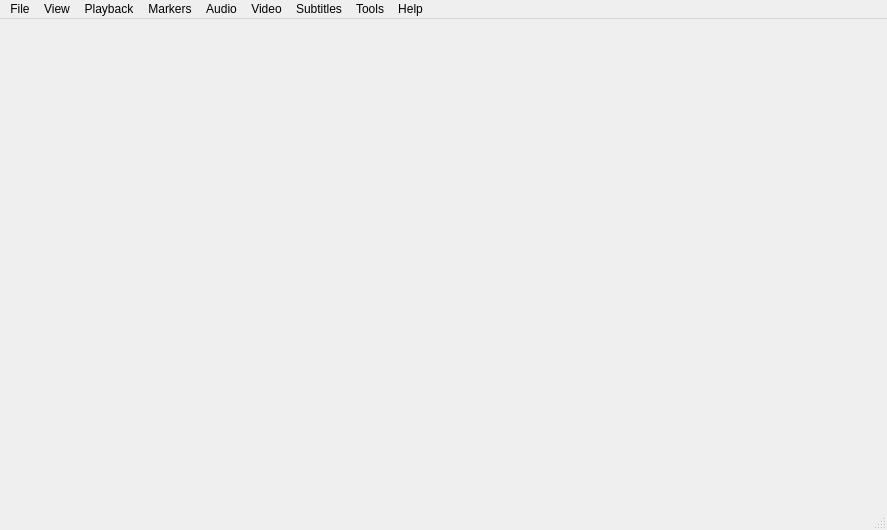
<?xml version="1.0" encoding="UTF-8"?>
<ui version="4.0">
 <class>VuraMainWindow</class>
 <widget class="QMainWindow" name="VuraMainWindow">
  <property name="geometry">
   <rect>
    <x>0</x>
    <y>0</y>
    <width>887</width>
    <height>530</height>
   </rect>
  </property>
  <property name="windowTitle">
   <string>VuraMainWindow</string>
  </property>
  <property name="windowIcon">
   <iconset>
    <normaloff>:/img/images/vura-white.png</normaloff>:/img/images/vura-white.png</iconset>
  </property>
  <widget class="QWidget" name="centralwidget">
   <property name="acceptDrops">
    <bool>true</bool>
   </property>
   <layout class="QVBoxLayout" name="verticalLayout_2">
    <property name="spacing">
     <number>0</number>
    </property>
    <property name="leftMargin">
     <number>0</number>
    </property>
    <property name="topMargin">
     <number>0</number>
    </property>
    <property name="rightMargin">
     <number>0</number>
    </property>
    <property name="bottomMargin">
     <number>0</number>
    </property>
    <item>
     <layout class="QVBoxLayout" name="verticalLayout">
      <property name="spacing">
       <number>0</number>
      </property>
     </layout>
    </item>
   </layout>
  </widget>
  <widget class="QMenuBar" name="menubar">
   <property name="geometry">
    <rect>
     <x>0</x>
     <y>0</y>
     <width>887</width>
     <height>33</height>
    </rect>
   </property>
   <widget class="QMenu" name="menuFile">
    <property name="title">
     <string>File</string>
    </property>
    <widget class="QMenu" name="menuFileOpenRecent">
     <property name="title">
      <string>Open Recent</string>
     </property>
     <addaction name="actionFileOpenRecentClear"/>
    </widget>
    <addaction name="actionFileOpenFile"/>
    <addaction name="actionFileOpenMultipleFiles"/>
    <addaction name="actionFileOpenFolder"/>
    <addaction name="actionFileOpenNetworkStream"/>
    <addaction name="menuFileOpenRecent"/>
    <addaction name="separator"/>
    <addaction name="actionFileClose"/>
    <addaction name="actionFileCloseAll"/>
    <addaction name="separator"/>
    <addaction name="actionFileOpenPlaylist"/>
    <addaction name="actionFileSavePlaylist"/>
    <addaction name="actionFileSavePlaylistAs"/>
    <addaction name="actionFileSaveACopy"/>
    <addaction name="separator"/>
    <addaction name="actionFileRenameCurrentFile"/>
    <addaction name="separator"/>
    <addaction name="actionFileConvertSave"/>
    <addaction name="actionFileStream"/>
    <addaction name="separator"/>
    <addaction name="actionFileEmergencyClose"/>
    <addaction name="separator"/>
    <addaction name="actionFileExit"/>
   </widget>
   <widget class="QMenu" name="menuView">
    <property name="title">
     <string>View</string>
    </property>
    <widget class="QMenu" name="menuViewToggleMarkers">
     <property name="title">
      <string>Toggle Markers</string>
     </property>
     <addaction name="actionViewToggleMarkersMarkers"/>
     <addaction name="actionViewToggleMarkersCumshotMarkers"/>
     <addaction name="actionViewToggleMarkersCyanMarkers"/>
     <addaction name="actionViewToggleMarkersDialogMarkers"/>
     <addaction name="actionViewToggleMarkersMagentaMarkers"/>
     <addaction name="actionViewToggleMarkersOrangeMarkers"/>
     <addaction name="actionViewToggleMarkersSceneMarkers"/>
     <addaction name="actionViewToggleMarkersStripMarkers"/>
    </widget>
    <addaction name="actionViewTogglePlaylist"/>
    <addaction name="actionViewToggleMarkerPanel"/>
    <addaction name="actionViewToggleVideoControls"/>
    <addaction name="actionViewToggleStatusBar"/>
    <addaction name="actionViewToggleVideoResolution"/>
    <addaction name="separator"/>
    <addaction name="menuViewToggleMarkers"/>
    <addaction name="separator"/>
    <addaction name="actionViewMediaInformation"/>
    <addaction name="separator"/>
    <addaction name="actionViewPreferences"/>
   </widget>
   <widget class="QMenu" name="menuPlayback">
    <property name="title">
     <string>Playback</string>
    </property>
    <widget class="QMenu" name="menuSpeed">
     <property name="title">
      <string>Speed</string>
     </property>
     <addaction name="actionPlaybackSpeedFaster"/>
     <addaction name="actionPlaybackSpeedFasterFine"/>
     <addaction name="actionPlaybackSpeedNormal"/>
     <addaction name="actionPlaybackSpeedSlowerFine"/>
     <addaction name="actionPlaybackSpeedSlower"/>
    </widget>
    <widget class="QMenu" name="menuJump_Forward">
     <property name="title">
      <string>Jump Forward</string>
     </property>
     <addaction name="actionPlaybackJumpForwardExtraLarge"/>
     <addaction name="actionPlaybackJumpForwardLarge"/>
     <addaction name="actionPlaybackJumpForwardMedium"/>
     <addaction name="actionPlaybackJumpForwardSmall"/>
     <addaction name="actionPlaybackJumpForwardExtraSmall"/>
    </widget>
    <widget class="QMenu" name="menuJump_Backward">
     <property name="title">
      <string>Jump Backward</string>
     </property>
     <addaction name="actionPlaybackJumpBackwardExtraLarge"/>
     <addaction name="actionPlaybackJumpBackwardLarge"/>
     <addaction name="actionPlaybackJumpBackwardMedium"/>
     <addaction name="actionPlaybackJumpBackwardSmall"/>
     <addaction name="actionPlaybackJumpBackwardExtraSmall"/>
    </widget>
    <widget class="QMenu" name="menuPlaybackMode">
     <property name="title">
      <string>Playback Mode</string>
     </property>
     <addaction name="actionPlaybackModeDoNotLoopPlaylist"/>
     <addaction name="actionPlaybackModeLoopPlaylist"/>
     <addaction name="actionPlaybackModeLoopCurrentTrack"/>
     <addaction name="actionPlaybackModeShuffle"/>
    </widget>
    <widget class="QMenu" name="menuPlaybackEngine">
     <property name="title">
      <string>Engine</string>
     </property>
    </widget>
    <addaction name="menuSpeed"/>
    <addaction name="separator"/>
    <addaction name="menuPlaybackMode"/>
    <addaction name="separator"/>
    <addaction name="menuPlaybackEngine"/>
    <addaction name="separator"/>
    <addaction name="actionPlaybackNextFrame"/>
    <addaction name="actionPlaybackPreviousFrame"/>
    <addaction name="separator"/>
    <addaction name="menuJump_Forward"/>
    <addaction name="menuJump_Backward"/>
    <addaction name="actionPlaybackJumpToSpecificTime"/>
    <addaction name="actionPlaybackJumpToEnd"/>
    <addaction name="separator"/>
    <addaction name="actionPlaybackTogglePlay"/>
    <addaction name="actionPlaybackNext"/>
    <addaction name="actionPlaybackPrevious"/>
    <addaction name="actionPlaybackRestartVideo"/>
   </widget>
   <widget class="QMenu" name="menuMarkers">
    <property name="title">
     <string>Markers</string>
    </property>
    <addaction name="actionMarkersMarkIn"/>
    <addaction name="actionMarkersMarkOut"/>
    <addaction name="separator"/>
    <addaction name="actionMarkersGoToIn"/>
    <addaction name="actionMarkersGoToOut"/>
    <addaction name="separator"/>
    <addaction name="actionMarkersClearIn"/>
    <addaction name="actionMarkersClearOut"/>
    <addaction name="actionMarkersClearInOut"/>
    <addaction name="separator"/>
    <addaction name="actionMarkersAddMarker"/>
    <addaction name="actionMarkersGoToNextMarker"/>
    <addaction name="actionMarkersGoToPreviousMarker"/>
    <addaction name="separator"/>
    <addaction name="actionMarkersClearMarkers"/>
    <addaction name="actionMarkersClearSelectedMarker"/>
    <addaction name="separator"/>
    <addaction name="actionMarkersEditSelectedMarker"/>
    <addaction name="separator"/>
    <addaction name="actionMarkersAddCumshotMarker"/>
    <addaction name="actionMarkersAddCyanMarker"/>
    <addaction name="actionMarkersAddDialogMarker"/>
    <addaction name="actionMarkersAddMagentaMarker"/>
    <addaction name="actionMarkersAddOrangeMarker"/>
    <addaction name="actionMarkersAddSceneMarker"/>
    <addaction name="actionMarkersAddStripMarker"/>
   </widget>
   <widget class="QMenu" name="menuAudio">
    <property name="title">
     <string>Audio</string>
    </property>
    <widget class="QMenu" name="menuAudioDevice">
     <property name="title">
      <string>Audio Device</string>
     </property>
    </widget>
    <widget class="QMenu" name="menuAudioTrack">
     <property name="enabled">
      <bool>true</bool>
     </property>
     <property name="title">
      <string>Audio Track</string>
     </property>
    </widget>
    <addaction name="menuAudioDevice"/>
    <addaction name="menuAudioTrack"/>
    <addaction name="separator"/>
    <addaction name="actionAudioVolumeUp"/>
    <addaction name="actionAudioVolumeDown"/>
    <addaction name="actionAudioToggleMute"/>
   </widget>
   <widget class="QMenu" name="menuVideo">
    <property name="title">
     <string>Video</string>
    </property>
    <widget class="QMenu" name="menuVideoTrack">
     <property name="enabled">
      <bool>true</bool>
     </property>
     <property name="title">
      <string>Video Track</string>
     </property>
    </widget>
    <widget class="QMenu" name="menuVideoZoom">
     <property name="title">
      <string>Zoom</string>
     </property>
     <addaction name="actionVideoZoom1_4_Quarter"/>
     <addaction name="actionVideoZoom1_2_Half"/>
     <addaction name="actionVideoZoom1_1_Original"/>
     <addaction name="actionVideoZoom2_1_Double"/>
    </widget>
    <widget class="QMenu" name="menuVideoAspectRatio">
     <property name="title">
      <string>Aspect Ratio</string>
     </property>
     <addaction name="actionVideoAspectRatioDefault"/>
     <addaction name="actionVideoAspectRatio16_9"/>
     <addaction name="actionVideoAspectRatio4_3"/>
     <addaction name="actionVideoAspectRatio1_1"/>
     <addaction name="actionVideoAspectRatio16_10"/>
     <addaction name="actionVideoAspectRatio2_21_1"/>
     <addaction name="actionVideoAspectRatio2_35_1"/>
     <addaction name="actionVideoAspectRatio2_39_1"/>
     <addaction name="actionVideoAspectRatio5_4"/>
    </widget>
    <widget class="QMenu" name="menuVideoCrop">
     <property name="title">
      <string>Crop</string>
     </property>
     <addaction name="actionVideoCropDefault"/>
     <addaction name="actionVideoCrop16_11"/>
     <addaction name="actionVideoCrop16_12"/>
     <addaction name="actionVideoCrop4_4"/>
     <addaction name="actionVideoCrop1_85_1"/>
     <addaction name="actionVideoCrop2_21_2"/>
     <addaction name="actionVideoCrop2_35_2"/>
     <addaction name="actionVideoCrop2_39_2"/>
     <addaction name="actionVideoCrop5_3"/>
     <addaction name="actionVideoCrop5_5"/>
     <addaction name="actionVideoCrop1_2"/>
    </widget>
    <addaction name="menuVideoTrack"/>
    <addaction name="separator"/>
    <addaction name="actionVideoFullscreen"/>
    <addaction name="separator"/>
    <addaction name="separator"/>
    <addaction name="menuVideoZoom"/>
    <addaction name="menuVideoAspectRatio"/>
    <addaction name="menuVideoCrop"/>
   </widget>
   <widget class="QMenu" name="menuSubtitles">
    <property name="title">
     <string>Subtitles</string>
    </property>
    <widget class="QMenu" name="menuSubtitleTrack">
     <property name="enabled">
      <bool>true</bool>
     </property>
     <property name="title">
      <string>Subtitle Track</string>
     </property>
    </widget>
    <addaction name="actionSubtitlesOpenSubtitlesFile"/>
    <addaction name="menuSubtitleTrack"/>
    <addaction name="separator"/>
    <addaction name="actionSubtitlesToggleSubtitles"/>
   </widget>
   <widget class="QMenu" name="menuTools">
    <property name="title">
     <string>Tools</string>
    </property>
    <addaction name="actionToolsMakeSubclip"/>
    <addaction name="actionToolsTakeSnapshot"/>
    <addaction name="separator"/>
    <addaction name="actionToolsTestFunction"/>
   </widget>
   <widget class="QMenu" name="menuHelp">
    <property name="title">
     <string>Help</string>
    </property>
    <widget class="QMenu" name="menuHelpLogFiles">
     <property name="title">
      <string>Log Files</string>
     </property>
     <addaction name="actionHelpViewCurrentLog"/>
     <addaction name="actionHelpShowLogFiles"/>
     <addaction name="separator"/>
     <addaction name="actionHelpUploadCurrentLogFile"/>
     <addaction name="actionHelpUploadPreviousLogFile"/>
    </widget>
    <widget class="QMenu" name="menuHelpCrashReports">
     <property name="title">
      <string>Crash Reports</string>
     </property>
     <addaction name="actionHelpShowCrashReports"/>
     <addaction name="actionHelpUploadPreviousCrashReport"/>
    </widget>
    <addaction name="actionHelp"/>
    <addaction name="actionHelpProvideFeedback"/>
    <addaction name="separator"/>
    <addaction name="menuHelpLogFiles"/>
    <addaction name="menuHelpCrashReports"/>
    <addaction name="separator"/>
    <addaction name="actionHelpCheckForUpdates"/>
    <addaction name="separator"/>
    <addaction name="actionHelpReleaseNotes"/>
    <addaction name="actionHelpAbout"/>
   </widget>
   <addaction name="menuFile"/>
   <addaction name="menuView"/>
   <addaction name="menuPlayback"/>
   <addaction name="menuMarkers"/>
   <addaction name="menuAudio"/>
   <addaction name="menuVideo"/>
   <addaction name="menuSubtitles"/>
   <addaction name="menuTools"/>
   <addaction name="menuHelp"/>
  </widget>
  <widget class="QStatusBar" name="statusBar"/>
  <action name="actionFileOpenFile">
   <property name="text">
    <string>Open File...</string>
   </property>
   <property name="shortcut">
    <string>O</string>
   </property>
  </action>
  <action name="actionPlay">
   <property name="text">
    <string>Play</string>
   </property>
  </action>
  <action name="actionPause">
   <property name="text">
    <string>Pause</string>
   </property>
  </action>
  <action name="actionPlaybackNext">
   <property name="text">
    <string>Next</string>
   </property>
   <property name="shortcut">
    <string>N</string>
   </property>
  </action>
  <action name="actionPlaybackPrevious">
   <property name="text">
    <string>Previous</string>
   </property>
   <property name="shortcut">
    <string>P</string>
   </property>
  </action>
  <action name="actionFileEmergencyClose">
   <property name="text">
    <string>Emergency Collapse</string>
   </property>
   <property name="shortcut">
    <string>C</string>
   </property>
  </action>
  <action name="actionPlaybackTogglePlay">
   <property name="text">
    <string>Play/Pause</string>
   </property>
   <property name="shortcut">
    <string>Space</string>
   </property>
  </action>
  <action name="actionViewPreferences">
   <property name="text">
    <string>Preferences</string>
   </property>
  </action>
  <action name="actionFileExit">
   <property name="text">
    <string>Exit</string>
   </property>
   <property name="shortcut">
    <string>Ctrl+Q</string>
   </property>
  </action>
  <action name="actionViewTogglePlaylist">
   <property name="checkable">
    <bool>true</bool>
   </property>
   <property name="text">
    <string>Toggle Playlist</string>
   </property>
   <property name="shortcut">
    <string>Ctrl+P</string>
   </property>
  </action>
  <action name="actionViewToggleVideoControls">
   <property name="checkable">
    <bool>true</bool>
   </property>
   <property name="text">
    <string>Toggle Video Controls</string>
   </property>
   <property name="shortcut">
    <string>Ctrl+V</string>
   </property>
  </action>
  <action name="actionPlaybackRestartVideo">
   <property name="text">
    <string>Restart</string>
   </property>
   <property name="shortcut">
    <string>R</string>
   </property>
  </action>
  <action name="actionAudioVolumeUp">
   <property name="text">
    <string>Volume Up</string>
   </property>
   <property name="shortcut">
    <string>Up</string>
   </property>
  </action>
  <action name="actionAudioVolumeDown">
   <property name="text">
    <string>Volume Down</string>
   </property>
   <property name="shortcut">
    <string>Down</string>
   </property>
  </action>
  <action name="actionAudioToggleMute">
   <property name="checkable">
    <bool>true</bool>
   </property>
   <property name="text">
    <string>Toggle Mute</string>
   </property>
   <property name="shortcut">
    <string>Ctrl+M</string>
   </property>
  </action>
  <action name="actiona">
   <property name="text">
    <string>a</string>
   </property>
  </action>
  <action name="actiona_2">
   <property name="text">
    <string>a</string>
   </property>
  </action>
  <action name="actionVideoFullscreen">
   <property name="text">
    <string>Fullscreen</string>
   </property>
   <property name="shortcut">
    <string>F</string>
   </property>
  </action>
  <action name="actiona_3">
   <property name="text">
    <string>a</string>
   </property>
  </action>
  <action name="actionToolsTestFunction">
   <property name="text">
    <string>Test Function</string>
   </property>
   <property name="shortcut">
    <string>T</string>
   </property>
  </action>
  <action name="actionHelp">
   <property name="text">
    <string>Help</string>
   </property>
   <property name="shortcut">
    <string>F1</string>
   </property>
  </action>
  <action name="actionHelpProvideFeedback">
   <property name="text">
    <string>Provide Feedback</string>
   </property>
  </action>
  <action name="actionHelpCheckForUpdates">
   <property name="text">
    <string>Check for Updates...</string>
   </property>
  </action>
  <action name="actionWhat_s_New">
   <property name="text">
    <string>What's New</string>
   </property>
  </action>
  <action name="actionHelpReleaseNotes">
   <property name="text">
    <string>Release Notes</string>
   </property>
  </action>
  <action name="actionHelpAbout">
   <property name="text">
    <string>About</string>
   </property>
  </action>
  <action name="actionHelpViewCurrentLog">
   <property name="text">
    <string>View Current Log</string>
   </property>
   <property name="shortcut">
    <string>Ctrl+L</string>
   </property>
  </action>
  <action name="actionHelpShowLogFiles">
   <property name="text">
    <string>Show Log Files</string>
   </property>
  </action>
  <action name="actionHelpUploadCurrentLogFile">
   <property name="text">
    <string>Upload Current Log File</string>
   </property>
  </action>
  <action name="actionHelpUploadPreviousLogFile">
   <property name="text">
    <string>Upload Previous Log File</string>
   </property>
  </action>
  <action name="actionHelpShowCrashReports">
   <property name="text">
    <string>Show Crash Reports</string>
   </property>
  </action>
  <action name="actionHelpUploadPreviousCrashReport">
   <property name="text">
    <string>Upload Previous Crash Report</string>
   </property>
  </action>
  <action name="actionFileOpenMultipleFiles">
   <property name="text">
    <string>Open Multiple Files...</string>
   </property>
   <property name="shortcut">
    <string>Ctrl+O</string>
   </property>
  </action>
  <action name="actionFileOpenFolder">
   <property name="text">
    <string>Open Folder...</string>
   </property>
   <property name="shortcut">
    <string>Ctrl+F</string>
   </property>
  </action>
  <action name="actionFileOpenNetworkStream">
   <property name="text">
    <string>Open Network Stream...</string>
   </property>
   <property name="shortcut">
    <string>Ctrl+N</string>
   </property>
  </action>
  <action name="actionFileOpenRecentClear">
   <property name="text">
    <string>Clear</string>
   </property>
  </action>
  <action name="actionFileClose">
   <property name="text">
    <string>Close</string>
   </property>
   <property name="shortcut">
    <string>Alt+A</string>
   </property>
  </action>
  <action name="actionFileCloseAll">
   <property name="text">
    <string>Close All</string>
   </property>
   <property name="shortcut">
    <string>Ctrl+Shift+A</string>
   </property>
  </action>
  <action name="actionFileSave">
   <property name="text">
    <string>Save</string>
   </property>
   <property name="shortcut">
    <string>Ctrl+S</string>
   </property>
  </action>
  <action name="actionFileSavePlaylistAs">
   <property name="text">
    <string>Save Playlist As...</string>
   </property>
   <property name="shortcut">
    <string>Ctrl+Shift+S</string>
   </property>
  </action>
  <action name="actionFileSavePlaylist">
   <property name="text">
    <string>Save Playlist</string>
   </property>
  </action>
  <action name="actionFileSaveACopy">
   <property name="text">
    <string>Save A Copy...</string>
   </property>
   <property name="shortcut">
    <string>Ctrl+Alt+S</string>
   </property>
  </action>
  <action name="actionFileRenameCurrentFile">
   <property name="text">
    <string>Rename Current File...</string>
   </property>
  </action>
  <action name="actionFileConvertSave">
   <property name="text">
    <string>Convert/Save...</string>
   </property>
  </action>
  <action name="actionFileStream">
   <property name="text">
    <string>Stream...</string>
   </property>
  </action>
  <action name="actionExport">
   <property name="text">
    <string>Export</string>
   </property>
  </action>
  <action name="actionPreferences_2">
   <property name="text">
    <string>Preferences</string>
   </property>
  </action>
  <action name="actionCaptions">
   <property name="text">
    <string>Captions...</string>
   </property>
  </action>
  <action name="actionMarkers">
   <property name="text">
    <string>Markers...</string>
   </property>
  </action>
  <action name="actionViewMediaInformation">
   <property name="text">
    <string>Media Information</string>
   </property>
  </action>
  <action name="actionViewShowVideoResolutionInTitlebar">
   <property name="checkable">
    <bool>true</bool>
   </property>
   <property name="text">
    <string>Show Video Resolution in Titlebar</string>
   </property>
  </action>
  <action name="actionViewToggleMarkersMarkers">
   <property name="checkable">
    <bool>true</bool>
   </property>
   <property name="checked">
    <bool>true</bool>
   </property>
   <property name="text">
    <string>Markers</string>
   </property>
  </action>
  <action name="actionViewToggleMarkersCumshotMarkers">
   <property name="checkable">
    <bool>true</bool>
   </property>
   <property name="checked">
    <bool>true</bool>
   </property>
   <property name="text">
    <string>Cumshot Markers</string>
   </property>
  </action>
  <action name="actionViewToggleMarkersCyanMarkers">
   <property name="checkable">
    <bool>true</bool>
   </property>
   <property name="checked">
    <bool>true</bool>
   </property>
   <property name="text">
    <string>Cyan Markers</string>
   </property>
  </action>
  <action name="actionViewToggleMarkersDialogMarkers">
   <property name="checkable">
    <bool>true</bool>
   </property>
   <property name="checked">
    <bool>true</bool>
   </property>
   <property name="text">
    <string>Dialog Markers</string>
   </property>
  </action>
  <action name="actionViewToggleMarkersMagentaMarkers">
   <property name="checkable">
    <bool>true</bool>
   </property>
   <property name="checked">
    <bool>true</bool>
   </property>
   <property name="text">
    <string>Magenta Markers</string>
   </property>
  </action>
  <action name="actionViewToggleMarkersOrangeMarkers">
   <property name="checkable">
    <bool>true</bool>
   </property>
   <property name="checked">
    <bool>true</bool>
   </property>
   <property name="text">
    <string>Orange Markers</string>
   </property>
  </action>
  <action name="actionViewToggleMarkersSceneMarkers">
   <property name="checkable">
    <bool>true</bool>
   </property>
   <property name="checked">
    <bool>true</bool>
   </property>
   <property name="text">
    <string>Scene Markers</string>
   </property>
  </action>
  <action name="actionViewToggleMarkersStripMarkers">
   <property name="checkable">
    <bool>true</bool>
   </property>
   <property name="checked">
    <bool>true</bool>
   </property>
   <property name="text">
    <string>Strip Markers</string>
   </property>
  </action>
  <action name="actionPlaybackSpeedFaster">
   <property name="text">
    <string>Faster</string>
   </property>
   <property name="shortcut">
    <string>+</string>
   </property>
  </action>
  <action name="actionPlaybackSpeedFasterFine">
   <property name="text">
    <string>Faster (fine)</string>
   </property>
   <property name="shortcut">
    <string>Ctrl++</string>
   </property>
  </action>
  <action name="actionPlaybackSpeedNormal">
   <property name="text">
    <string>Normal</string>
   </property>
   <property name="shortcut">
    <string>=</string>
   </property>
  </action>
  <action name="actionPlaybackSpeedSlowerFine">
   <property name="text">
    <string>Slower (fine)</string>
   </property>
   <property name="shortcut">
    <string>Ctrl+-</string>
   </property>
  </action>
  <action name="actionPlaybackSpeedSlower">
   <property name="text">
    <string>Slower</string>
   </property>
   <property name="shortcut">
    <string>-</string>
   </property>
  </action>
  <action name="actionPlaybackNextFrame">
   <property name="text">
    <string>Next Frame</string>
   </property>
   <property name="shortcut">
    <string>]</string>
   </property>
  </action>
  <action name="actionPlaybackPreviousFrame">
   <property name="text">
    <string>Previous Frame</string>
   </property>
   <property name="shortcut">
    <string>[</string>
   </property>
  </action>
  <action name="actionPlaybackJumpToSpecificTime">
   <property name="text">
    <string>Jump to Specific Time...</string>
   </property>
   <property name="shortcut">
    <string>Ctrl+T</string>
   </property>
  </action>
  <action name="actionPlaybackJumpToEnd">
   <property name="text">
    <string>Jump to End</string>
   </property>
  </action>
  <action name="actionPlaybackJumpForwardExtraLarge">
   <property name="text">
    <string>Extra Large</string>
   </property>
   <property name="shortcut">
    <string>2</string>
   </property>
  </action>
  <action name="actionPlaybackJumpForwardLarge">
   <property name="text">
    <string>Large</string>
   </property>
   <property name="shortcut">
    <string>W</string>
   </property>
  </action>
  <action name="actionPlaybackJumpForwardMedium">
   <property name="text">
    <string>Medium</string>
   </property>
   <property name="shortcut">
    <string>S</string>
   </property>
  </action>
  <action name="actionPlaybackJumpForwardSmall">
   <property name="text">
    <string>Small</string>
   </property>
   <property name="shortcut">
    <string>X</string>
   </property>
  </action>
  <action name="actionPlaybackJumpForwardExtraSmall">
   <property name="text">
    <string>Extra Small</string>
   </property>
   <property name="shortcut">
    <string>.</string>
   </property>
  </action>
  <action name="actionPlaybackJumpBackwardExtraLarge">
   <property name="text">
    <string>Extra Large</string>
   </property>
   <property name="shortcut">
    <string>1</string>
   </property>
  </action>
  <action name="actionPlaybackJumpBackwardLarge">
   <property name="text">
    <string>Large</string>
   </property>
   <property name="shortcut">
    <string>Q</string>
   </property>
  </action>
  <action name="actionPlaybackJumpBackwardMedium">
   <property name="text">
    <string>Medium</string>
   </property>
   <property name="shortcut">
    <string>A</string>
   </property>
  </action>
  <action name="actionPlaybackJumpBackwardSmall">
   <property name="text">
    <string>Small</string>
   </property>
   <property name="shortcut">
    <string>Z</string>
   </property>
  </action>
  <action name="actionPlaybackJumpBackwardExtraSmall">
   <property name="text">
    <string>Extra Small</string>
   </property>
   <property name="shortcut">
    <string>,</string>
   </property>
  </action>
  <action name="actionMarkersMarkIn">
   <property name="text">
    <string>Mark In</string>
   </property>
  </action>
  <action name="actionMarkersMarkOut">
   <property name="text">
    <string>Mark Out</string>
   </property>
  </action>
  <action name="actionMarkersGoToIn">
   <property name="text">
    <string>Go to In</string>
   </property>
  </action>
  <action name="actionMarkersGoToOut">
   <property name="text">
    <string>Go to Out</string>
   </property>
  </action>
  <action name="actionMarkersClearIn">
   <property name="text">
    <string>Clear In</string>
   </property>
  </action>
  <action name="actionMarkersClearOut">
   <property name="text">
    <string>Clear Out</string>
   </property>
  </action>
  <action name="actionMarkersClearInOut">
   <property name="text">
    <string>Clear In &amp;&amp; Out</string>
   </property>
  </action>
  <action name="actionMarkersAddMarker">
   <property name="text">
    <string>Add Marker</string>
   </property>
   <property name="shortcut">
    <string>M</string>
   </property>
  </action>
  <action name="actionMarkersGoToNextMarker">
   <property name="text">
    <string>Go to Next Marker</string>
   </property>
   <property name="shortcut">
    <string>B</string>
   </property>
  </action>
  <action name="actionMarkersGoToPreviousMarker">
   <property name="text">
    <string>Go to Previous Marker</string>
   </property>
   <property name="shortcut">
    <string>V</string>
   </property>
  </action>
  <action name="actionMarkersClearMarkers">
   <property name="text">
    <string>Clear Markers</string>
   </property>
  </action>
  <action name="actionMarkersClearSelectedMarker">
   <property name="text">
    <string>Clear Selected Marker</string>
   </property>
  </action>
  <action name="actionMarkersEditSelectedMarker">
   <property name="text">
    <string>Edit Selected Marker...</string>
   </property>
  </action>
  <action name="actionMarkersAddCumshotMarker">
   <property name="text">
    <string>Add Cumshot Marker</string>
   </property>
   <property name="shortcut">
    <string>Ctrl+3</string>
   </property>
  </action>
  <action name="actionMarkersAddCyanMarker">
   <property name="text">
    <string>Add Cyan Marker</string>
   </property>
   <property name="shortcut">
    <string>Ctrl+5</string>
   </property>
  </action>
  <action name="actionMarkersAddDialogMarker">
   <property name="text">
    <string>Add Dialog Marker</string>
   </property>
   <property name="shortcut">
    <string>Ctrl+4</string>
   </property>
  </action>
  <action name="actionMarkersAddMagentaMarker">
   <property name="text">
    <string>Add Magenta Marker</string>
   </property>
   <property name="shortcut">
    <string>Ctrl+6</string>
   </property>
  </action>
  <action name="actionMarkersAddOrangeMarker">
   <property name="text">
    <string>Add Orange Marker</string>
   </property>
   <property name="shortcut">
    <string>Ctrl+7</string>
   </property>
  </action>
  <action name="actionMarkersAddSceneMarker">
   <property name="text">
    <string>Add Scene Marker</string>
   </property>
   <property name="shortcut">
    <string>Ctrl+1</string>
   </property>
  </action>
  <action name="actionMarkersAddStripMarker">
   <property name="text">
    <string>Add Strip Marker</string>
   </property>
   <property name="shortcut">
    <string>Ctrl+2</string>
   </property>
  </action>
  <action name="actionToolsTakeSnapshot">
   <property name="text">
    <string>Take Snapshot</string>
   </property>
  </action>
  <action name="actionSubtitlesOpenSubtitlesFile">
   <property name="text">
    <string>Open Subtitles File...</string>
   </property>
  </action>
  <action name="actiona_4">
   <property name="text">
    <string>a</string>
   </property>
  </action>
  <action name="actionSubtitlesToggleSubtitles">
   <property name="checkable">
    <bool>true</bool>
   </property>
   <property name="text">
    <string>Toggle Subtitles</string>
   </property>
  </action>
  <action name="actionToolsMakeSubclip">
   <property name="text">
    <string>Make Subclip</string>
   </property>
  </action>
  <action name="actionVideoZoom1_4_Quarter">
   <property name="checkable">
    <bool>true</bool>
   </property>
   <property name="text">
    <string>1:4 Quarter</string>
   </property>
  </action>
  <action name="actionVideoZoom1_2_Half">
   <property name="checkable">
    <bool>true</bool>
   </property>
   <property name="text">
    <string>1:2 Half</string>
   </property>
  </action>
  <action name="actionVideoZoom1_1_Original">
   <property name="checkable">
    <bool>true</bool>
   </property>
   <property name="text">
    <string>1:1 Original</string>
   </property>
  </action>
  <action name="actionVideoZoom2_1_Double">
   <property name="checkable">
    <bool>true</bool>
   </property>
   <property name="text">
    <string>2:1 Double</string>
   </property>
  </action>
  <action name="actionVideoAspectRatioDefault">
   <property name="checkable">
    <bool>true</bool>
   </property>
   <property name="text">
    <string>Default</string>
   </property>
  </action>
  <action name="actionVideoAspectRatio16_9">
   <property name="checkable">
    <bool>true</bool>
   </property>
   <property name="text">
    <string>16:9</string>
   </property>
  </action>
  <action name="actionVideoAspectRatio4_3">
   <property name="checkable">
    <bool>true</bool>
   </property>
   <property name="text">
    <string>4:3</string>
   </property>
  </action>
  <action name="actionVideoAspectRatio1_1">
   <property name="checkable">
    <bool>true</bool>
   </property>
   <property name="text">
    <string>1:1</string>
   </property>
  </action>
  <action name="actionVideoAspectRatio16_10">
   <property name="checkable">
    <bool>true</bool>
   </property>
   <property name="text">
    <string>16:10</string>
   </property>
  </action>
  <action name="actionVideoAspectRatio2_21_1">
   <property name="checkable">
    <bool>true</bool>
   </property>
   <property name="text">
    <string>2.21:1</string>
   </property>
  </action>
  <action name="actionVideoAspectRatio2_35_1">
   <property name="checkable">
    <bool>true</bool>
   </property>
   <property name="text">
    <string>2.35:1</string>
   </property>
  </action>
  <action name="actionVideoAspectRatio2_39_1">
   <property name="checkable">
    <bool>true</bool>
   </property>
   <property name="text">
    <string>2.39:1</string>
   </property>
  </action>
  <action name="actionVideoAspectRatio5_4">
   <property name="checkable">
    <bool>true</bool>
   </property>
   <property name="text">
    <string>5:4</string>
   </property>
  </action>
  <action name="actionVideoCropDefault">
   <property name="checkable">
    <bool>true</bool>
   </property>
   <property name="text">
    <string>Default</string>
   </property>
  </action>
  <action name="actionVideoCrop16_11">
   <property name="checkable">
    <bool>true</bool>
   </property>
   <property name="text">
    <string>16:10</string>
   </property>
  </action>
  <action name="actionVideoCrop16_12">
   <property name="checkable">
    <bool>true</bool>
   </property>
   <property name="text">
    <string>16:9</string>
   </property>
  </action>
  <action name="actionVideoCrop4_4">
   <property name="checkable">
    <bool>true</bool>
   </property>
   <property name="text">
    <string>4:3</string>
   </property>
  </action>
  <action name="actionVideoCrop1_85_1">
   <property name="checkable">
    <bool>true</bool>
   </property>
   <property name="text">
    <string>1.85:1</string>
   </property>
  </action>
  <action name="actionVideoCrop2_21_2">
   <property name="checkable">
    <bool>true</bool>
   </property>
   <property name="text">
    <string>2.21:1</string>
   </property>
  </action>
  <action name="actionVideoCrop2_35_2">
   <property name="checkable">
    <bool>true</bool>
   </property>
   <property name="text">
    <string>2.35:1</string>
   </property>
  </action>
  <action name="actionVideoCrop2_39_2">
   <property name="checkable">
    <bool>true</bool>
   </property>
   <property name="text">
    <string>2.39:1</string>
   </property>
  </action>
  <action name="actionVideoCrop5_3">
   <property name="checkable">
    <bool>true</bool>
   </property>
   <property name="text">
    <string>5:3</string>
   </property>
  </action>
  <action name="actionVideoCrop5_5">
   <property name="checkable">
    <bool>true</bool>
   </property>
   <property name="text">
    <string>5:4</string>
   </property>
  </action>
  <action name="actionVideoCrop1_2">
   <property name="checkable">
    <bool>true</bool>
   </property>
   <property name="text">
    <string>1:1</string>
   </property>
  </action>
  <action name="actionFileOpenPlaylist">
   <property name="text">
    <string>Open Playlist...</string>
   </property>
  </action>
  <action name="actionRendererVideoWidget">
   <property name="checkable">
    <bool>true</bool>
   </property>
   <property name="text">
    <string>Video Widget</string>
   </property>
  </action>
  <action name="actionRendererOpenGL">
   <property name="checkable">
    <bool>true</bool>
   </property>
   <property name="text">
    <string>OpenGL</string>
   </property>
  </action>
  <action name="actionViewToggleStatusBar">
   <property name="checkable">
    <bool>true</bool>
   </property>
   <property name="text">
    <string>Toggle Status Bar</string>
   </property>
  </action>
  <action name="actionPlaybackModeDoNotLoopPlaylist">
   <property name="checkable">
    <bool>true</bool>
   </property>
   <property name="text">
    <string>Do Not Loop Playlist</string>
   </property>
  </action>
  <action name="actionPlaybackModeLoopPlaylist">
   <property name="checkable">
    <bool>true</bool>
   </property>
   <property name="text">
    <string>Loop Playlist</string>
   </property>
  </action>
  <action name="actionPlaybackModeLoopCurrentTrack">
   <property name="checkable">
    <bool>true</bool>
   </property>
   <property name="text">
    <string>Loop Current Track</string>
   </property>
  </action>
  <action name="actionPlaybackModeShuffle">
   <property name="checkable">
    <bool>true</bool>
   </property>
   <property name="text">
    <string>Shuffle</string>
   </property>
  </action>
  <action name="actionViewToggleVideoResolution">
   <property name="checkable">
    <bool>true</bool>
   </property>
   <property name="text">
    <string>Toggle Video Resolution in Titlebar</string>
   </property>
  </action>
  <action name="actionPlaybackEngineQMediaPlayer">
   <property name="checkable">
    <bool>true</bool>
   </property>
   <property name="enabled">
    <bool>false</bool>
   </property>
   <property name="text">
    <string>QMediaPlayer</string>
   </property>
  </action>
  <action name="actionPlaybackEngineOpenGL">
   <property name="checkable">
    <bool>true</bool>
   </property>
   <property name="enabled">
    <bool>false</bool>
   </property>
   <property name="text">
    <string>OpenGL</string>
   </property>
  </action>
  <action name="action_2">
   <property name="checkable">
    <bool>true</bool>
   </property>
   <property name="enabled">
    <bool>false</bool>
   </property>
   <property name="text">
    <string>MPV</string>
   </property>
  </action>
  <action name="actionViewToggleMarkerPanel">
   <property name="checkable">
    <bool>true</bool>
   </property>
   <property name="text">
    <string>Toggle Marker Panel</string>
   </property>
  </action>
 </widget>
 <resources>
  <include location="vura.qrc"/>
 </resources>
 <connections/>
</ui>
